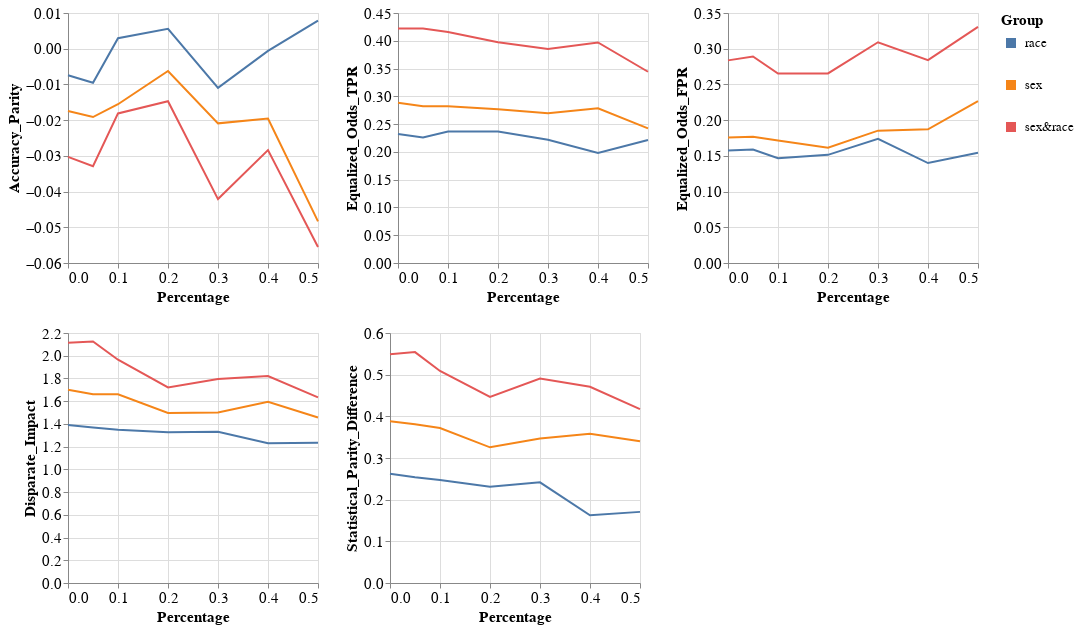

Notebook code cell kept with this figure:
### Code cell
visualizer.create_groups_grid_pct_lines_plot(model_name=MODEL_NAMES[0],
                                             target_preprocessing_technique=PREPROCESSING_TECHNIQUES[0],
                                             group_metrics_type='fairness')

### Figure 1 — Vega-Lite specification as saved in the notebook (floating-point values rounded to 4 significant figures)
{"config": {"view": {"continuousWidth": 400, "continuousHeight": 300}, "axis": {"labelFontSize": 15, "titleFontSize": 15}, "legend": {"labelFontSize": 13, "symbolStrokeWidth": 10, "titleFontSize": 15}}, "vconcat": [{"hconcat": [{"mark": "line", "encoding": {"color": {"field": "Group", "type": "nominal"}, "x": {"field": "Percentage", "type": "quantitative"}, "y": {"field": "Metric_Value", "title": "Accuracy_Parity", "type": "quantitative"}}, "height": 250, "width": 250}, {"data": {"name": "data-406e7bd97ed6bb9d943ee2d8286b7f66"}, "mark": "line", "encoding": {"color": {"field": "Group", "type": "nominal"}, "x": {"field": "Percentage", "type": "quantitative"}, "y": {"field": "Metric_Value", "title": "Equalized_Odds_TPR", "type": "quantitative"}}, "height": 250, "width": 250}, {"data": {"name": "data-1c20a96ec669653059485e1efc3a7251"}, "mark": "line", "encoding": {"color": {"field": "Group", "type": "nominal"}, "x": {"field": "Percentage", "type": "quantitative"}, "y": {"field": "Metric_Value", "title": "Equalized_Odds_FPR", "type": "quantitative"}}, "height": 250, "width": 250}]}, {"hconcat": [{"mark": "line", "encoding": {"color": {"field": "Group", "type": "nominal"}, "x": {"field": "Percentage", "type": "quantitative"}, "y": {"field": "Metric_Value", "title": "Disparate_Impact", "type": "quantitative"}}, "height": 250, "width": 250}, {"data": {"name": "data-7c4647ce2ae3b3b585424182ee2732b7"}, "mark": "line", "encoding": {"color": {"field": "Group", "type": "nominal"}, "x": {"field": "Percentage", "type": "quantitative"}, "y": {"field": "Metric_Value", "title": "Statistical_Parity_Difference", "type": "quantitative"}}, "height": 250, "width": 250}], "data": {"name": "data-aa379486bf4012c2908f9286daa7bebb"}}], "data": {"name": "data-c4271bc8d22e55ac4780cca8f581c421"}, "$schema": "https://vega.github.io/schema/vega-lite/v4.17.0.json", "datasets": {"data-c4271bc8d22e55ac4780cca8f581c421": [{"Model_Name": "DecisionTreeClassifier", "Metric": "Accuracy_Parity", "Group": "race", "Metric_Value": -0.007452, "Percentage": 0.0}, {"Model_Name": "DecisionTreeClassifier", "Metric": "Accuracy_Parity", "Group": "sex", "Metric_Value": -0.01743, "Percentage": 0.0}, {"Model_Name": "DecisionTreeClassifier", "Metric": "Accuracy_Parity", "Group": "sex&race", "Metric_Value": -0.0303, "Percentage": 0.0}, {"Model_Name": "DecisionTreeClassifier", "Metric": "Accuracy_Parity", "Group": "race", "Metric_Value": -0.009535, "Percentage": 0.05}, {"Model_Name": "DecisionTreeClassifier", "Metric": "Accuracy_Parity", "Group": "sex", "Metric_Value": -0.01913, "Percentage": 0.05}, {"Model_Name": "DecisionTreeClassifier", "Metric": "Accuracy_Parity", "Group": "sex&race", "Metric_Value": -0.03291, "Percentage": 0.05}, {"Model_Name": "DecisionTreeClassifier", "Metric": "Accuracy_Parity", "Group": "race", "Metric_Value": 0.002932, "Percentage": 0.1}, {"Model_Name": "DecisionTreeClassifier", "Metric": "Accuracy_Parity", "Group": "sex", "Metric_Value": -0.01554, "Percentage": 0.1}, {"Model_Name": "DecisionTreeClassifier", "Metric": "Accuracy_Parity", "Group": "sex&race", "Metric_Value": -0.01812, "Percentage": 0.1}, {"Model_Name": "DecisionTreeClassifier", "Metric": "Accuracy_Parity", "Group": "race", "Metric_Value": 0.005555, "Percentage": 0.2}, {"Model_Name": "DecisionTreeClassifier", "Metric": "Accuracy_Parity", "Group": "sex", "Metric_Value": -0.006229, "Percentage": 0.2}, {"Model_Name": "DecisionTreeClassifier", "Metric": "Accuracy_Parity", "Group": "sex&race", "Metric_Value": -0.0147, "Percentage": 0.2}, {"Model_Name": "DecisionTreeClassifier", "Metric": "Accuracy_Parity", "Group": "race", "Metric_Value": -0.01097, "Percentage": 0.3}, {"Model_Name": "DecisionTreeClassifier", "Metric": "Accuracy_Parity", "Group": "sex", "Metric_Value": -0.02089, "Percentage": 0.3}, {"Model_Name": "DecisionTreeClassifier", "Metric": "Accuracy_Parity", "Group": "sex&race", "Metric_Value": -0.0421, "Percentage": 0.3}, {"Model_Name": "DecisionTreeClassifier", "Metric": "Accuracy_Parity", "Group": "race", "Metric_Value": -0.0005976, "Percentage": 0.4}, {"Model_Name": "DecisionTreeClassifier", "Metric": "Accuracy_Parity", "Group": "sex", "Metric_Value": -0.01952, "Percentage": 0.4}, {"Model_Name": "DecisionTreeClassifier", "Metric": "Accuracy_Parity", "Group": "sex&race", "Metric_Value": -0.0284, "Percentage": 0.4}, {"Model_Name": "DecisionTreeClassifier", "Metric": "Accuracy_Parity", "Group": "race", "Metric_Value": 0.007853, "Percentage": 0.5}, {"Model_Name": "DecisionTreeClassifier", "Metric": "Accuracy_Parity", "Group": "sex", "Metric_Value": -0.04835, "Percentage": 0.5}, {"Model_Name": "DecisionTreeClassifier", "Metric": "Accuracy_Parity", "Group": "sex&race", "Metric_Value": -0.05551, "Percentage": 0.5}], "data-406e7bd97ed6bb9d943ee2d8286b7f66": [{"Model_Name": "DecisionTreeClassifier", "Metric": "Equalized_Odds_TPR", "Group": "race", "Metric_Value": 0.2323, "Percentage": 0.0}, {"Model_Name": "DecisionTreeClassifier", "Metric": "Equalized_Odds_TPR", "Group": "sex", "Metric_Value": 0.2885, "Percentage": 0.0}, {"Model_Name": "DecisionTreeClassifier", "Metric": "Equalized_Odds_TPR", "Group": "sex&race", "Metric_Value": 0.4219, "Percentage": 0.0}, {"Model_Name": "DecisionTreeClassifier", "Metric": "Equalized_Odds_TPR", "Group": "race", "Metric_Value": 0.2261, "Percentage": 0.05}, {"Model_Name": "DecisionTreeClassifier", "Metric": "Equalized_Odds_TPR", "Group": "sex", "Metric_Value": 0.2823, "Percentage": 0.05}, {"Model_Name": "DecisionTreeClassifier", "Metric": "Equalized_Odds_TPR", "Group": "sex&race", "Metric_Value": 0.422, "Percentage": 0.05}, {"Model_Name": "DecisionTreeClassifier", "Metric": "Equalized_Odds_TPR", "Group": "race", "Metric_Value": 0.2367, "Percentage": 0.1}, {"Model_Name": "DecisionTreeClassifier", "Metric": "Equalized_Odds_TPR", "Group": "sex", "Metric_Value": 0.2822, "Percentage": 0.1}, {"Model_Name": "DecisionTreeClassifier", "Metric": "Equalized_Odds_TPR", "Group": "sex&race", "Metric_Value": 0.4159, "Percentage": 0.1}, {"Model_Name": "DecisionTreeClassifier", "Metric": "Equalized_Odds_TPR", "Group": "race", "Metric_Value": 0.2368, "Percentage": 0.2}, {"Model_Name": "DecisionTreeClassifier", "Metric": "Equalized_Odds_TPR", "Group": "sex", "Metric_Value": 0.277, "Percentage": 0.2}, {"Model_Name": "DecisionTreeClassifier", "Metric": "Equalized_Odds_TPR", "Group": "sex&race", "Metric_Value": 0.3974, "Percentage": 0.2}, {"Model_Name": "DecisionTreeClassifier", "Metric": "Equalized_Odds_TPR", "Group": "race", "Metric_Value": 0.2219, "Percentage": 0.3}, {"Model_Name": "DecisionTreeClassifier", "Metric": "Equalized_Odds_TPR", "Group": "sex", "Metric_Value": 0.2694, "Percentage": 0.3}, {"Model_Name": "DecisionTreeClassifier", "Metric": "Equalized_Odds_TPR", "Group": "sex&race", "Metric_Value": 0.3852, "Percentage": 0.3}, {"Model_Name": "DecisionTreeClassifier", "Metric": "Equalized_Odds_TPR", "Group": "race", "Metric_Value": 0.1979, "Percentage": 0.4}, {"Model_Name": "DecisionTreeClassifier", "Metric": "Equalized_Odds_TPR", "Group": "sex", "Metric_Value": 0.2784, "Percentage": 0.4}, {"Model_Name": "DecisionTreeClassifier", "Metric": "Equalized_Odds_TPR", "Group": "sex&race", "Metric_Value": 0.3969, "Percentage": 0.4}, {"Model_Name": "DecisionTreeClassifier", "Metric": "Equalized_Odds_TPR", "Group": "race", "Metric_Value": 0.2215, "Percentage": 0.5}, {"Model_Name": "DecisionTreeClassifier", "Metric": "Equalized_Odds_TPR", "Group": "sex", "Metric_Value": 0.2423, "Percentage": 0.5}, {"Model_Name": "DecisionTreeClassifier", "Metric": "Equalized_Odds_TPR", "Group": "sex&race", "Metric_Value": 0.3443, "Percentage": 0.5}], "data-1c20a96ec669653059485e1efc3a7251": [{"Model_Name": "DecisionTreeClassifier", "Metric": "Equalized_Odds_FPR", "Group": "race", "Metric_Value": 0.1576, "Percentage": 0.0}, {"Model_Name": "DecisionTreeClassifier", "Metric": "Equalized_Odds_FPR", "Group": "sex", "Metric_Value": 0.1756, "Percentage": 0.0}, {"Model_Name": "DecisionTreeClassifier", "Metric": "Equalized_Odds_FPR", "Group": "sex&race", "Metric_Value": 0.2837, "Percentage": 0.0}, {"Model_Name": "DecisionTreeClassifier", "Metric": "Equalized_Odds_FPR", "Group": "race", "Metric_Value": 0.159, "Percentage": 0.05}, {"Model_Name": "DecisionTreeClassifier", "Metric": "Equalized_Odds_FPR", "Group": "sex", "Metric_Value": 0.1768, "Percentage": 0.05}, {"Model_Name": "DecisionTreeClassifier", "Metric": "Equalized_Odds_FPR", "Group": "sex&race", "Metric_Value": 0.2892, "Percentage": 0.05}, {"Model_Name": "DecisionTreeClassifier", "Metric": "Equalized_Odds_FPR", "Group": "race", "Metric_Value": 0.1467, "Percentage": 0.1}, {"Model_Name": "DecisionTreeClassifier", "Metric": "Equalized_Odds_FPR", "Group": "sex", "Metric_Value": 0.1716, "Percentage": 0.1}, {"Model_Name": "DecisionTreeClassifier", "Metric": "Equalized_Odds_FPR", "Group": "sex&race", "Metric_Value": 0.2652, "Percentage": 0.1}, {"Model_Name": "DecisionTreeClassifier", "Metric": "Equalized_Odds_FPR", "Group": "race", "Metric_Value": 0.1514, "Percentage": 0.2}, {"Model_Name": "DecisionTreeClassifier", "Metric": "Equalized_Odds_FPR", "Group": "sex", "Metric_Value": 0.1615, "Percentage": 0.2}, {"Model_Name": "DecisionTreeClassifier", "Metric": "Equalized_Odds_FPR", "Group": "sex&race", "Metric_Value": 0.2654, "Percentage": 0.2}, {"Model_Name": "DecisionTreeClassifier", "Metric": "Equalized_Odds_FPR", "Group": "race", "Metric_Value": 0.174, "Percentage": 0.3}, {"Model_Name": "DecisionTreeClassifier", "Metric": "Equalized_Odds_FPR", "Group": "sex", "Metric_Value": 0.1853, "Percentage": 0.3}, {"Model_Name": "DecisionTreeClassifier", "Metric": "Equalized_Odds_FPR", "Group": "sex&race", "Metric_Value": 0.3091, "Percentage": 0.3}, {"Model_Name": "DecisionTreeClassifier", "Metric": "Equalized_Odds_FPR", "Group": "race", "Metric_Value": 0.14, "Percentage": 0.4}, {"Model_Name": "DecisionTreeClassifier", "Metric": "Equalized_Odds_FPR", "Group": "sex", "Metric_Value": 0.1871, "Percentage": 0.4}, {"Model_Name": "DecisionTreeClassifier", "Metric": "Equalized_Odds_FPR", "Group": "sex&race", "Metric_Value": 0.2841, "Percentage": 0.4}, {"Model_Name": "DecisionTreeClassifier", "Metric": "Equalized_Odds_FPR", "Group": "race", "Metric_Value": 0.1543, "Percentage": 0.5}, {"Model_Name": "DecisionTreeClassifier", "Metric": "Equalized_Odds_FPR", "Group": "sex", "Metric_Value": 0.2267, "Percentage": 0.5}, {"Model_Name": "DecisionTreeClassifier", "Metric": "Equalized_Odds_FPR", "Group": "sex&race", "Metric_Value": 0.3307, "Percentage": 0.5}], "data-aa379486bf4012c2908f9286daa7bebb": [{"Model_Name": "DecisionTreeClassifier", "Metric": "Disparate_Impact", "Group": "race", "Metric_Value": 1.39, "Percentage": 0.0}, {"Model_Name": "DecisionTreeClassifier", "Metric": "Disparate_Impact", "Group": "sex", "Metric_Value": 1.702, "Percentage": 0.0}, {"Model_Name": "DecisionTreeClassifier", "Metric": "Disparate_Impact", "Group": "sex&race", "Metric_Value": 2.115, "Percentage": 0.0}, {"Model_Name": "DecisionTreeClassifier", "Metric": "Disparate_Impact", "Group": "race", "Metric_Value": 1.368, "Percentage": 0.05}, {"Model_Name": "DecisionTreeClassifier", "Metric": "Disparate_Impact", "Group": "sex", "Metric_Value": 1.66, "Percentage": 0.05}, {"Model_Name": "DecisionTreeClassifier", "Metric": "Disparate_Impact", "Group": "sex&race", "Metric_Value": 2.125, "Percentage": 0.05}, {"Model_Name": "DecisionTreeClassifier", "Metric": "Disparate_Impact", "Group": "race", "Metric_Value": 1.349, "Percentage": 0.1}, {"Model_Name": "DecisionTreeClassifier", "Metric": "Disparate_Impact", "Group": "sex", "Metric_Value": 1.66, "Percentage": 0.1}, {"Model_Name": "DecisionTreeClassifier", "Metric": "Disparate_Impact", "Group": "sex&race", "Metric_Value": 1.965, "Percentage": 0.1}, {"Model_Name": "DecisionTreeClassifier", "Metric": "Disparate_Impact", "Group": "race", "Metric_Value": 1.326, "Percentage": 0.2}, {"Model_Name": "DecisionTreeClassifier", "Metric": "Disparate_Impact", "Group": "sex", "Metric_Value": 1.496, "Percentage": 0.2}, {"Model_Name": "DecisionTreeClassifier", "Metric": "Disparate_Impact", "Group": "sex&race", "Metric_Value": 1.721, "Percentage": 0.2}, {"Model_Name": "DecisionTreeClassifier", "Metric": "Disparate_Impact", "Group": "race", "Metric_Value": 1.331, "Percentage": 0.3}, {"Model_Name": "DecisionTreeClassifier", "Metric": "Disparate_Impact", "Group": "sex", "Metric_Value": 1.5, "Percentage": 0.3}, {"Model_Name": "DecisionTreeClassifier", "Metric": "Disparate_Impact", "Group": "sex&race", "Metric_Value": 1.794, "Percentage": 0.3}, {"Model_Name": "DecisionTreeClassifier", "Metric": "Disparate_Impact", "Group": "race", "Metric_Value": 1.23, "Percentage": 0.4}, {"Model_Name": "DecisionTreeClassifier", "Metric": "Disparate_Impact", "Group": "sex", "Metric_Value": 1.595, "Percentage": 0.4}, {"Model_Name": "DecisionTreeClassifier", "Metric": "Disparate_Impact", "Group": "sex&race", "Metric_Value": 1.821, "Percentage": 0.4}, {"Model_Name": "DecisionTreeClassifier", "Metric": "Disparate_Impact", "Group": "race", "Metric_Value": 1.235, "Percentage": 0.5}, {"Model_Name": "DecisionTreeClassifier", "Metric": "Disparate_Impact", "Group": "sex", "Metric_Value": 1.456, "Percentage": 0.5}, {"Model_Name": "DecisionTreeClassifier", "Metric": "Disparate_Impact", "Group": "sex&race", "Metric_Value": 1.634, "Percentage": 0.5}], "data-7c4647ce2ae3b3b585424182ee2732b7": [{"Model_Name": "DecisionTreeClassifier", "Metric": "Statistical_Parity_Difference", "Group": "race", "Metric_Value": 0.2624, "Percentage": 0.0}, {"Model_Name": "DecisionTreeClassifier", "Metric": "Statistical_Parity_Difference", "Group": "sex", "Metric_Value": 0.3885, "Percentage": 0.0}, {"Model_Name": "DecisionTreeClassifier", "Metric": "Statistical_Parity_Difference", "Group": "sex&race", "Metric_Value": 0.549, "Percentage": 0.0}, {"Model_Name": "DecisionTreeClassifier", "Metric": "Statistical_Parity_Difference", "Group": "race", "Metric_Value": 0.2538, "Percentage": 0.05}, {"Model_Name": "DecisionTreeClassifier", "Metric": "Statistical_Parity_Difference", "Group": "sex", "Metric_Value": 0.3809, "Percentage": 0.05}, {"Model_Name": "DecisionTreeClassifier", "Metric": "Statistical_Parity_Difference", "Group": "sex&race", "Metric_Value": 0.5541, "Percentage": 0.05}, {"Model_Name": "DecisionTreeClassifier", "Metric": "Statistical_Parity_Difference", "Group": "race", "Metric_Value": 0.2472, "Percentage": 0.1}, {"Model_Name": "DecisionTreeClassifier", "Metric": "Statistical_Parity_Difference", "Group": "sex", "Metric_Value": 0.3719, "Percentage": 0.1}, {"Model_Name": "DecisionTreeClassifier", "Metric": "Statistical_Parity_Difference", "Group": "sex&race", "Metric_Value": 0.5089, "Percentage": 0.1}, {"Model_Name": "DecisionTreeClassifier", "Metric": "Statistical_Parity_Difference", "Group": "race", "Metric_Value": 0.2313, "Percentage": 0.2}, {"Model_Name": "DecisionTreeClassifier", "Metric": "Statistical_Parity_Difference", "Group": "sex", "Metric_Value": 0.3256, "Percentage": 0.2}, {"Model_Name": "DecisionTreeClassifier", "Metric": "Statistical_Parity_Difference", "Group": "sex&race", "Metric_Value": 0.4468, "Percentage": 0.2}, {"Model_Name": "DecisionTreeClassifier", "Metric": "Statistical_Parity_Difference", "Group": "race", "Metric_Value": 0.2416, "Percentage": 0.3}, {"Model_Name": "DecisionTreeClassifier", "Metric": "Statistical_Parity_Difference", "Group": "sex", "Metric_Value": 0.347, "Percentage": 0.3}, {"Model_Name": "DecisionTreeClassifier", "Metric": "Statistical_Parity_Difference", "Group": "sex&race", "Metric_Value": 0.4906, "Percentage": 0.3}, {"Model_Name": "DecisionTreeClassifier", "Metric": "Statistical_Parity_Difference", "Group": "race", "Metric_Value": 0.1624, "Percentage": 0.4}, {"Model_Name": "DecisionTreeClassifier", "Metric": "Statistical_Parity_Difference", "Group": "sex", "Metric_Value": 0.3581, "Percentage": 0.4}, {"Model_Name": "DecisionTreeClassifier", "Metric": "Statistical_Parity_Difference", "Group": "sex&race", "Metric_Value": 0.471, "Percentage": 0.4}, {"Model_Name": "DecisionTreeClassifier", "Metric": "Statistical_Parity_Difference", "Group": "race", "Metric_Value": 0.1707, "Percentage": 0.5}, {"Model_Name": "DecisionTreeClassifier", "Metric": "Statistical_Parity_Difference", "Group": "sex", "Metric_Value": 0.3401, "Percentage": 0.5}, {"Model_Name": "DecisionTreeClassifier", "Metric": "Statistical_Parity_Difference", "Group": "sex&race", "Metric_Value": 0.4171, "Percentage": 0.5}]}}
